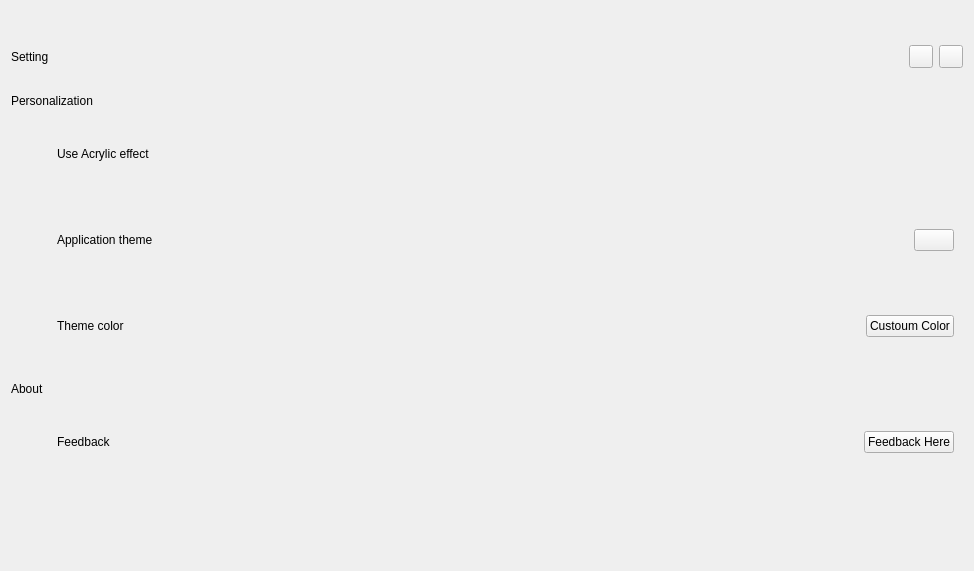
<?xml version="1.0" encoding="UTF-8"?>
<ui version="4.0">
 <class>SettingInterface</class>
 <widget class="QWidget" name="SettingInterface">
  <property name="geometry">
   <rect>
    <x>0</x>
    <y>0</y>
    <width>973</width>
    <height>571</height>
   </rect>
  </property>
  <property name="windowTitle">
   <string>Form</string>
  </property>
  <layout class="QVBoxLayout" name="verticalLayout">
   <item>
    <spacer name="verticalSpacer">
     <property name="orientation">
      <enum>Qt::Vertical</enum>
     </property>
     <property name="sizeType">
      <enum>QSizePolicy::Fixed</enum>
     </property>
     <property name="sizeHint" stdset="0">
      <size>
       <width>952</width>
       <height>34</height>
      </size>
     </property>
    </spacer>
   </item>
   <item>
    <layout class="QHBoxLayout" name="horizontalLayout">
     <property name="bottomMargin">
      <number>10</number>
     </property>
     <item>
      <widget class="TitleLabel" name="TitleLabel">
       <property name="text">
        <string>Setting</string>
       </property>
       <property name="pixelFontSize" stdset="0">
        <number>50</number>
       </property>
      </widget>
     </item>
     <item>
      <widget class="ToolButton" name="themeButton"/>
     </item>
     <item>
      <widget class="ToolButton" name="GitHubButton"/>
     </item>
    </layout>
   </item>
   <item>
    <spacer name="verticalSpacer_3">
     <property name="orientation">
      <enum>Qt::Vertical</enum>
     </property>
     <property name="sizeType">
      <enum>QSizePolicy::Fixed</enum>
     </property>
     <property name="sizeHint" stdset="0">
      <size>
       <width>952</width>
       <height>10</height>
      </size>
     </property>
    </spacer>
   </item>
   <item>
    <widget class="SubtitleLabel" name="SubtitleLabel">
     <property name="text">
      <string>Personalization</string>
     </property>
    </widget>
   </item>
   <item>
    <widget class="ElevatedCardWidget" name="ElevatedCardWidget">
     <property name="minimumSize">
      <size>
       <width>0</width>
       <height>80</height>
      </size>
     </property>
     <layout class="QHBoxLayout" name="horizontalLayout_3">
      <property name="spacing">
       <number>12</number>
      </property>
      <item>
       <widget class="IconWidget" name="AcrylicIcon">
        <property name="sizePolicy">
         <sizepolicy hsizetype="Fixed" vsizetype="Fixed">
          <horstretch>0</horstretch>
          <verstretch>0</verstretch>
         </sizepolicy>
        </property>
        <property name="minimumSize">
         <size>
          <width>25</width>
          <height>25</height>
         </size>
        </property>
       </widget>
      </item>
      <item>
       <widget class="BodyLabel" name="BodyLabel_2">
        <property name="text">
         <string>Use Acrylic effect</string>
        </property>
       </widget>
      </item>
      <item>
       <spacer name="horizontalSpacer_3">
        <property name="orientation">
         <enum>Qt::Horizontal</enum>
        </property>
        <property name="sizeHint" stdset="0">
         <size>
          <width>40</width>
          <height>20</height>
         </size>
        </property>
       </spacer>
      </item>
      <item>
       <widget class="SwitchButton" name="SwitchButton">
        <property name="layoutDirection">
         <enum>Qt::RightToLeft</enum>
        </property>
       </widget>
      </item>
     </layout>
    </widget>
   </item>
   <item>
    <widget class="ElevatedCardWidget" name="ElevatedCardWidget_2">
     <property name="minimumSize">
      <size>
       <width>0</width>
       <height>80</height>
      </size>
     </property>
     <layout class="QHBoxLayout" name="horizontalLayout_4">
      <property name="spacing">
       <number>12</number>
      </property>
      <item>
       <widget class="IconWidget" name="themeIcon">
        <property name="sizePolicy">
         <sizepolicy hsizetype="Fixed" vsizetype="Fixed">
          <horstretch>0</horstretch>
          <verstretch>0</verstretch>
         </sizepolicy>
        </property>
        <property name="minimumSize">
         <size>
          <width>25</width>
          <height>25</height>
         </size>
        </property>
       </widget>
      </item>
      <item>
       <widget class="BodyLabel" name="BodyLabel_3">
        <property name="text">
         <string>Application theme</string>
        </property>
       </widget>
      </item>
      <item>
       <spacer name="horizontalSpacer">
        <property name="orientation">
         <enum>Qt::Horizontal</enum>
        </property>
        <property name="sizeHint" stdset="0">
         <size>
          <width>40</width>
          <height>20</height>
         </size>
        </property>
       </spacer>
      </item>
      <item>
       <widget class="ComboBox" name="themeComboBox"/>
      </item>
     </layout>
    </widget>
   </item>
   <item>
    <widget class="ElevatedCardWidget" name="ElevatedCardWidget_3">
     <property name="minimumSize">
      <size>
       <width>0</width>
       <height>80</height>
      </size>
     </property>
     <layout class="QHBoxLayout" name="horizontalLayout_5">
      <property name="spacing">
       <number>12</number>
      </property>
      <item>
       <widget class="IconWidget" name="colorIcon">
        <property name="sizePolicy">
         <sizepolicy hsizetype="Fixed" vsizetype="Fixed">
          <horstretch>0</horstretch>
          <verstretch>0</verstretch>
         </sizepolicy>
        </property>
        <property name="minimumSize">
         <size>
          <width>25</width>
          <height>25</height>
         </size>
        </property>
       </widget>
      </item>
      <item>
       <widget class="BodyLabel" name="BodyLabel_4">
        <property name="text">
         <string>Theme color</string>
        </property>
       </widget>
      </item>
      <item>
       <spacer name="horizontalSpacer_2">
        <property name="orientation">
         <enum>Qt::Horizontal</enum>
        </property>
        <property name="sizeHint" stdset="0">
         <size>
          <width>40</width>
          <height>20</height>
         </size>
        </property>
       </spacer>
      </item>
      <item>
       <widget class="PrimaryPushButton" name="colorButton">
        <property name="text">
         <string>Custoum Color</string>
        </property>
       </widget>
      </item>
     </layout>
    </widget>
   </item>
   <item>
    <spacer name="verticalSpacer_4">
     <property name="orientation">
      <enum>Qt::Vertical</enum>
     </property>
     <property name="sizeType">
      <enum>QSizePolicy::Fixed</enum>
     </property>
     <property name="sizeHint" stdset="0">
      <size>
       <width>952</width>
       <height>10</height>
      </size>
     </property>
    </spacer>
   </item>
   <item>
    <widget class="SubtitleLabel" name="SubtitleLabel_2">
     <property name="text">
      <string>About</string>
     </property>
    </widget>
   </item>
   <item>
    <widget class="ElevatedCardWidget" name="ElevatedCardWidget_4">
     <property name="minimumSize">
      <size>
       <width>0</width>
       <height>80</height>
      </size>
     </property>
     <layout class="QHBoxLayout" name="horizontalLayout_6">
      <property name="spacing">
       <number>12</number>
      </property>
      <item>
       <widget class="IconWidget" name="feedbackIcon">
        <property name="sizePolicy">
         <sizepolicy hsizetype="Fixed" vsizetype="Fixed">
          <horstretch>0</horstretch>
          <verstretch>0</verstretch>
         </sizepolicy>
        </property>
        <property name="minimumSize">
         <size>
          <width>25</width>
          <height>25</height>
         </size>
        </property>
       </widget>
      </item>
      <item>
       <widget class="BodyLabel" name="BodyLabel_5">
        <property name="text">
         <string>Feedback</string>
        </property>
       </widget>
      </item>
      <item>
       <spacer name="horizontalSpacer_4">
        <property name="orientation">
         <enum>Qt::Horizontal</enum>
        </property>
        <property name="sizeHint" stdset="0">
         <size>
          <width>40</width>
          <height>20</height>
         </size>
        </property>
       </spacer>
      </item>
      <item>
       <widget class="PrimaryPushButton" name="feedbackButton">
        <property name="text">
         <string>Feedback Here</string>
        </property>
       </widget>
      </item>
     </layout>
    </widget>
   </item>
   <item>
    <spacer name="verticalSpacer_2">
     <property name="orientation">
      <enum>Qt::Vertical</enum>
     </property>
     <property name="sizeHint" stdset="0">
      <size>
       <width>20</width>
       <height>40</height>
      </size>
     </property>
    </spacer>
   </item>
  </layout>
 </widget>
 <customwidgets>
  <customwidget>
   <class>ComboBox</class>
   <extends>QPushButton</extends>
   <header>qfluentwidgets</header>
  </customwidget>
  <customwidget>
   <class>PushButton</class>
   <extends>QPushButton</extends>
   <header>qfluentwidgets</header>
  </customwidget>
  <customwidget>
   <class>PrimaryPushButton</class>
   <extends>PushButton</extends>
   <header>qfluentwidgets</header>
  </customwidget>
  <customwidget>
   <class>ToolButton</class>
   <extends>QToolButton</extends>
   <header>qfluentwidgets</header>
  </customwidget>
  <customwidget>
   <class>SwitchButton</class>
   <extends>QWidget</extends>
   <header>qfluentwidgets</header>
  </customwidget>
  <customwidget>
   <class>IconWidget</class>
   <extends>QWidget</extends>
   <header>qfluentwidgets</header>
  </customwidget>
  <customwidget>
   <class>CardWidget</class>
   <extends>QFrame</extends>
   <header>qfluentwidgets</header>
   <container>1</container>
  </customwidget>
  <customwidget>
   <class>ElevatedCardWidget</class>
   <extends>SimpleCardWidget</extends>
   <header>qfluentwidgets</header>
   <container>1</container>
  </customwidget>
  <customwidget>
   <class>SimpleCardWidget</class>
   <extends>CardWidget</extends>
   <header>qfluentwidgets</header>
   <container>1</container>
  </customwidget>
  <customwidget>
   <class>BodyLabel</class>
   <extends>QLabel</extends>
   <header>qfluentwidgets</header>
  </customwidget>
  <customwidget>
   <class>SubtitleLabel</class>
   <extends>QLabel</extends>
   <header>qfluentwidgets</header>
  </customwidget>
  <customwidget>
   <class>TitleLabel</class>
   <extends>QLabel</extends>
   <header>qfluentwidgets</header>
  </customwidget>
 </customwidgets>
 <resources/>
 <connections/>
</ui>
